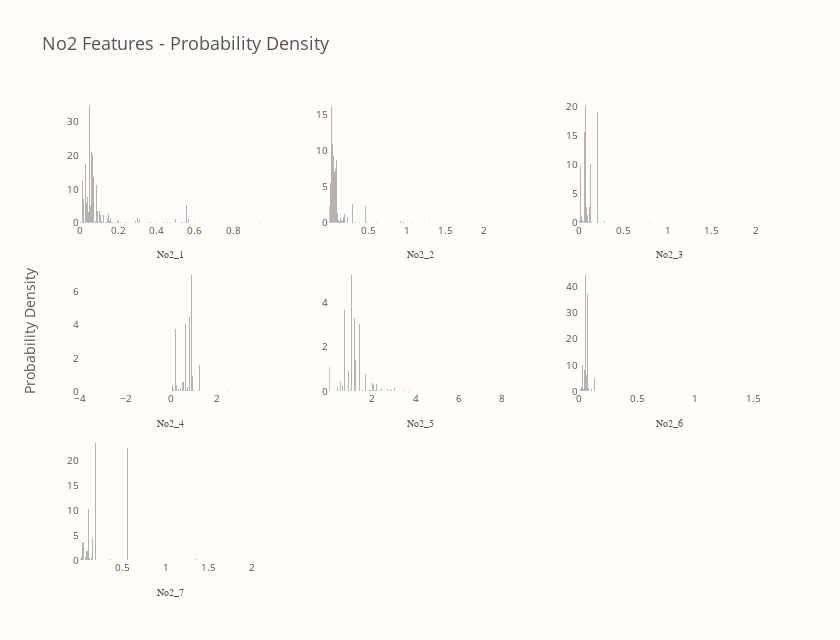

The notebook cell saved with this chart:
### Code cell
no2_group = "No2"
no2_vars = train.columns[train.columns.str.startswith(no2_group)]

fig = draw_dist_for_group(no2_group, no2_vars)
fig.show()

### Figure 1 — Plotly figure (JSON) as saved in the notebook; plotly's stock layout.template omitted (floating-point values rounded to 4 significant figures; data arrays with more than 128 entries replaced by an {"elided": "..."} marker saying what was removed)
{"data": [{"marker": {"color": "#6B6A6A", "line": {"width": 0}}, "name": "No2_1", "opacity": 0.5, "showlegend": false, "type": "bar", "x": {"elided": "201 float values"}, "xaxis": "x", "y": {"elided": "200 float values"}, "yaxis": "y"}, {"marker": {"color": "#6B6A6A", "line": {"width": 0}}, "name": "No2_2", "opacity": 0.5, "showlegend": false, "type": "bar", "x": {"elided": "201 float values"}, "xaxis": "x2", "y": {"elided": "200 float values"}, "yaxis": "y2"}, {"marker": {"color": "#6B6A6A", "line": {"width": 0}}, "name": "No2_3", "opacity": 0.5, "showlegend": false, "type": "bar", "x": {"elided": "201 float values"}, "xaxis": "x3", "y": {"elided": "200 float values"}, "yaxis": "y3"}, {"marker": {"color": "#6B6A6A", "line": {"width": 0}}, "name": "No2_4", "opacity": 0.5, "showlegend": false, "type": "bar", "x": {"elided": "201 float values"}, "xaxis": "x4", "y": {"elided": "200 float values"}, "yaxis": "y4"}, {"marker": {"color": "#6B6A6A", "line": {"width": 0}}, "name": "No2_5", "opacity": 0.5, "showlegend": false, "type": "bar", "x": {"elided": "201 float values"}, "xaxis": "x5", "y": {"elided": "200 float values"}, "yaxis": "y5"}, {"marker": {"color": "#6B6A6A", "line": {"width": 0}}, "name": "No2_6", "opacity": 0.5, "showlegend": false, "type": "bar", "x": {"elided": "201 float values"}, "xaxis": "x6", "y": {"elided": "200 float values"}, "yaxis": "y6"}, {"marker": {"color": "#6B6A6A", "line": {"width": 0}}, "name": "No2_7", "opacity": 0.5, "showlegend": false, "type": "bar", "x": {"elided": "201 float values"}, "xaxis": "x7", "y": {"elided": "200 float values"}, "yaxis": "y7"}], "layout": {"annotations": [{"font": {"size": 14}, "showarrow": false, "text": "Probability Density", "textangle": -90, "x": 0, "xanchor": "right", "xref": "paper", "xshift": -40, "y": 0.5, "yanchor": "middle", "yref": "paper"}], "bargap": 0, "font": {"color": "#545454"}, "height": 640, "paper_bgcolor": "#FFFCFA", "plot_bgcolor": "#FFFCFA", "title": {"font": {"size": 18}, "text": "No2 Features - Probability Density"}, "width": 840, "xaxis": {"anchor": "y", "domain": [0, 0.2667], "showgrid": false, "tickfont": {"size": 10}, "title": {"font": {"family": "Arial Black", "size": 10}, "text": "No2_1"}}, "xaxis2": {"anchor": "y2", "domain": [0.3667, 0.6333], "showgrid": false, "tickfont": {"size": 10}, "title": {"font": {"family": "Arial Black", "size": 10}, "text": "No2_2"}}, "xaxis3": {"anchor": "y3", "domain": [0.7333, 1], "showgrid": false, "tickfont": {"size": 10}, "title": {"font": {"family": "Arial Black", "size": 10}, "text": "No2_3"}}, "xaxis4": {"anchor": "y4", "domain": [0, 0.2667], "showgrid": false, "tickfont": {"size": 10}, "title": {"font": {"family": "Arial Black", "size": 10}, "text": "No2_4"}}, "xaxis5": {"anchor": "y5", "domain": [0.3667, 0.6333], "showgrid": false, "tickfont": {"size": 10}, "title": {"font": {"family": "Arial Black", "size": 10}, "text": "No2_5"}}, "xaxis6": {"anchor": "y6", "domain": [0.7333, 1], "showgrid": false, "tickfont": {"size": 10}, "title": {"font": {"family": "Arial Black", "size": 10}, "text": "No2_6"}}, "xaxis7": {"anchor": "y7", "domain": [0, 0.2667], "showgrid": false, "tickfont": {"size": 10}, "title": {"font": {"family": "Arial Black", "size": 10}, "text": "No2_7"}}, "xaxis8": {"anchor": "y8", "domain": [0.3667, 0.6333]}, "xaxis9": {"anchor": "y9", "domain": [0.7333, 1]}, "yaxis": {"anchor": "x", "domain": [0.7333, 1], "showgrid": false, "tickfont": {"size": 10}}, "yaxis2": {"anchor": "x2", "domain": [0.7333, 1], "showgrid": false, "tickfont": {"size": 10}}, "yaxis3": {"anchor": "x3", "domain": [0.7333, 1], "showgrid": false, "tickfont": {"size": 10}}, "yaxis4": {"anchor": "x4", "domain": [0.3667, 0.6333], "showgrid": false, "tickfont": {"size": 10}}, "yaxis5": {"anchor": "x5", "domain": [0.3667, 0.6333], "showgrid": false, "tickfont": {"size": 10}}, "yaxis6": {"anchor": "x6", "domain": [0.3667, 0.6333], "showgrid": false, "tickfont": {"size": 10}}, "yaxis7": {"anchor": "x7", "domain": [0, 0.2667], "showgrid": false, "tickfont": {"size": 10}}, "yaxis8": {"anchor": "x8", "domain": [0, 0.2667]}, "yaxis9": {"anchor": "x9", "domain": [0, 0.2667]}}}
